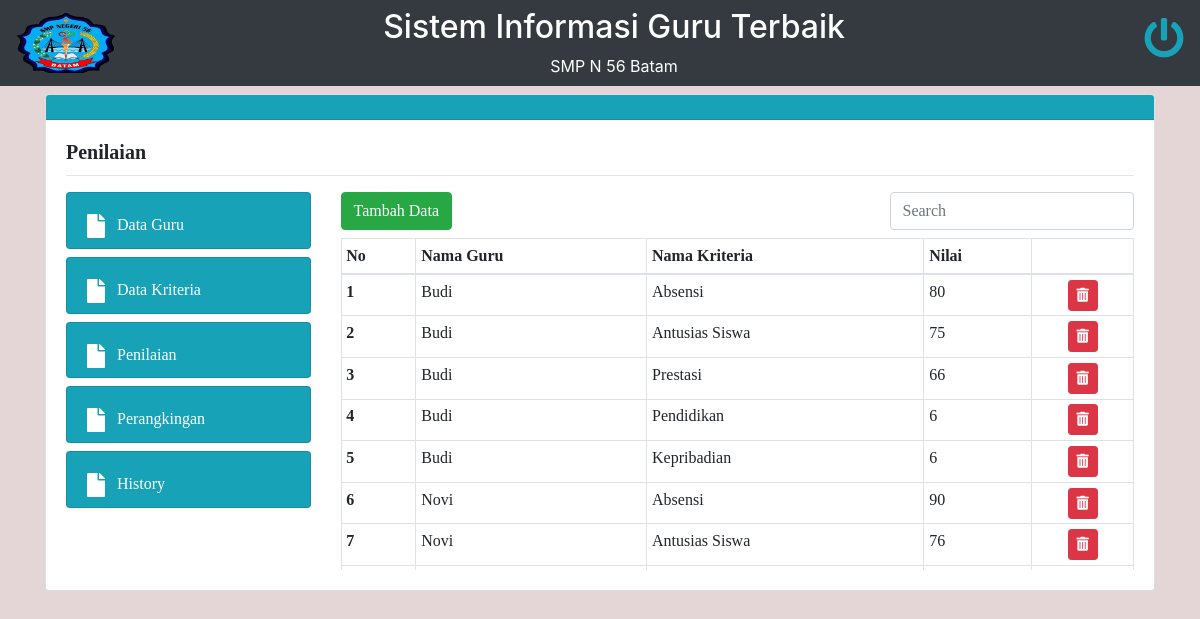
Page /penilaian.php (signed in) on the committed database.
### tables this page shows
CREATE TABLE `tb_penilaian` (
  `id` int(9) NOT NULL,
  `id_guru` int(9) NOT NULL,
  `id_kriteria` int(9) NOT NULL,
  `nilai` int(9) NOT NULL
);

CREATE TABLE `tb_guru` (
  `id` int(9) NOT NULL,
  `nip` int(8) DEFAULT NULL,
  `nama_guru` varchar(255) NOT NULL,
  `bidang` varchar(255) NOT NULL,
  `jabatan` varchar(255) NOT NULL
);

CREATE TABLE `tb_kriteria` (
  `id` int(9) NOT NULL,
  `nama_kriteria` varchar(255) NOT NULL,
  `bobot` int(9) NOT NULL,
  `jenis` varchar(255) NOT NULL,
  `nilai_min` int(11) NOT NULL,
  `nilai_max` int(11) NOT NULL
);

### penilaian.php (the view, shortened to what this page needs)
<?php
include_once("function/koneksi.php");
?>
<!DOCTYPE html>
<html lang="en">
<head>
    <link rel="stylesheet" type="text/css" href="css/bootstrap.min.css">
    <link rel="stylesheet" type="text/css" href="fa/css/all.css">
    <link rel="stylesheet" type="text/css" href="style/custom.css">
</head>
<body class='body'>
    <nav class="navbar navbar-light bg-dark">
        <a class="navbar-brand" href="home.php">
            <img src="img/logo_smp56.png" width="100" height="60" alt="" loading="lazy">
        </a>
        <div class="text-white mr-5">
            <div class="m-auto">
                <h2 class="">Sistem Informasi Guru Terbaik</h2>
                <div class='text-center'>
                    <p class="m-auto">SMP N 56 Batam</p>
                </div>
            </div>
        </div>
        <div class="">
        <a href="logout.php"><h1><i class="fas fa-power-off text-info"></i></h1></a>
        </div>
    </nav>
    <div class="container mt-2">
        <div class="card">
            <div class="card-header bg-info text-white">
            </div>
            <div class="card-body">
            <div class="row">
                <div class="col-sm-3" style="height: 5mm;">
                    <h5 class="card-title font"> <b>Penilaian</b></h5>
                </div>
                <div class="col-sm" style="height: 5mm;">
                </div>
            </div>
            <hr class="">
            <div class="row">
                <div class="col-sm-3">
                    <?php
                        if($_SESSION['role'] == 'admin') {
                    ?>
                    <a href="data_guru.php">
                        <div class="card bg-info text-white font" style="height: 1.5cm;">
                            <div class="card-body row">
                                <div class="col-sm-1">
                                    <h4> <i class="fas fa-file"></i></h4>
                                </div>
                                <div class="col-sm">
                                    <p>Data Guru</p>
                                </div>
                            </div>
                        </div>
                    </a>
                    <?php
                        }
                    ?>
                    <?php
                        if($_SESSION['role'] == 'admin') {
                    ?>
                    <a href="data_kriteria.php">
                        <div class="card bg-info text-white font mt-2" style="height: 1.5cm;">
                            <div class="card-body row">
                                <div class="col-sm-1">
                                    <h4> <i class="fas fa-file"></i></h4>
                                </div>
                                <div class="col-sm">
                                    <p>Data Kriteria</p>
                                </div>
                            </div>
                        </div>
                    </a>
                    <?php
                        }
                    ?>
                    <?php
                        if($_SESSION['role'] == 'admin') {
                    ?>
                    <a href="penilaian.php">
                        <div class="card bg-info text-white font mt-2" style="height: 1.5cm;">
                            <div class="card-body row">
                                <div class="col-sm-1">
                                    <h4> <i class="fas fa-file"></i></h4>
                                </div>
                                <div class="col-sm">
                                    <p>Penilaian</p>
                                </div>
                            </div>
                        </div>
                    </a>
                    <?php
                        }
                    ?>
                    <a href="perangkingan.php">
                        <div class="card bg-info text-white font mt-2" style="height: 1.5cm;">
                            <div class="card-body row">
                                <div class="col-sm-1">
                                    <h4> <i class="fas fa-file"></i></h4>
                                </div>
                                <div class="col-sm">
                                    <p>Perangkingan</p>
                                </div>
                            </div>
                        </div>
                    </a>
                    <a href="history.php">
                            <div class="card bg-info text-white font mt-2" style="height: 1.5cm;">
                                <div class="card-body row">
                                    <div class="col-sm-1">
                                        <h4> <i class="fas fa-file"></i></h4>
                                    </div>
                                    <div class="col-sm">
                                        <p>History</p>
                                    </div>
                                </div>
                            </div>
                    </a>
                </div>
                <div class="col-sm font">
                <div class="row">
                    <div class="col-sm">
                        <button class="btn btn-success" data-toggle="modal" data-target="#exampleModal1">Tambah Data</button>
                    </div>
                    <div class="col-sm-4 text-right">
                        <input class="form-control" placeholder="Search" aria-label="Search" id="myInput">
                    </div>
                </div>
                <div id='table'  style="overflow-y:auto; height: 9cm">
                    <table class="table table-bordered mt-2 table-hover table-sm">
                        <thead>
                            <tr>
                                <th scope="col">No</th>
                                <th scope="col">Nama Guru</th>
                                <th scope="col">Nama Kriteria</th>
                                <th scope="col">Nilai</th>
                                <th scope="col"></th>
                            </tr>
                        </thead>
                        <tbody id='myTable'>
                            <?php
                            $no = 0;
                            $obj_nilai = mysqli_query($koneksi, "SELECT * FROM tb_penilaian");
                            while($arr_nilai = mysqli_fetch_array($obj_nilai)) :
                                $no++;
                                    $id_guru = $arr_nilai['id_guru'];
                                    $id_kriteria = $arr_nilai['id_kriteria'];
                                    $obj_a = mysqli_query($koneksi, "SELECT * FROM tb_guru WHERE id = '$id_guru' ");
                                    $arr_a = mysqli_fetch_array($obj_a);
                                    $obj_b = mysqli_query($koneksi, "SELECT * FROM tb_kriteria WHERE id = '$id_kriteria' ");
                                    $arr_b = mysqli_fetch_array($obj_b);
                            ?>
                            <tr>
                                <th scope="row"><?php echo $no;?></th>
                                <td><?=$arr_a['nama_guru']?></td>
                                <td><?=$arr_b['nama_kriteria']?></td>
                                <td><?=$arr_nilai['nilai']?></td>
                                <td class="text-center">
                                    <a href="penilaian.php?hal=hapus&id=<?=$arr_nilai['id']?>" class="btn btn-danger btn-sm"><i class="fas fa-trash-alt"></i></a>
                                </td>
                            </tr>
                            <?php
                            endwhile;
                            ?>
                        </tbody>
                    </table>
                </div>
                </div>
            </div>
            </div>
        </div>
    </div>
</body>
</html>

### fa/css/all.css (style rules this page uses)
.fa, .fas, .far, .fal, .fad, .fab { -moz-osx-font-smoothing: grayscale; -webkit-font-smoothing: antialiased; display: inline-block; font-style: normal; font-variant: normal; text-rendering: auto; line-height: 1; }
.fa-file:before { content: "\f15b"; }
.fa-power-off:before { content: "\f011"; }
.fa-trash-alt:before { content: "\f2ed"; }
.fa, .fas { font-family: 'Font Awesome 5 Free'; font-weight: 900; }

### style/custom.css (style rules this page uses)
.body { background-color: rgb(228, 214, 214); background-size: cover; background-attachment: fixed; width: 100%; }
.font { font-family: 'Lucida Sans Unicode'; }

### rows in the picture
tb_penilaian: id_guru.nama_guru "Budi", id_kriteria.nama_kriteria "Absensi", nilai "80"
tb_penilaian: id_guru.nama_guru "Budi", id_kriteria.nama_kriteria "Antusias Siswa", nilai "75"
tb_penilaian: id_guru.nama_guru "Budi", id_kriteria.nama_kriteria "Prestasi", nilai "66"
tb_penilaian: id_guru.nama_guru "Budi", id_kriteria.nama_kriteria "Pendidikan", nilai "6"
tb_penilaian: id_guru.nama_guru "Budi", id_kriteria.nama_kriteria "Kepribadian", nilai "6"
tb_penilaian: id_guru.nama_guru "Novi", id_kriteria.nama_kriteria "Absensi", nilai "90"
tb_penilaian: id_guru.nama_guru "Novi", id_kriteria.nama_kriteria "Antusias Siswa", nilai "76"
